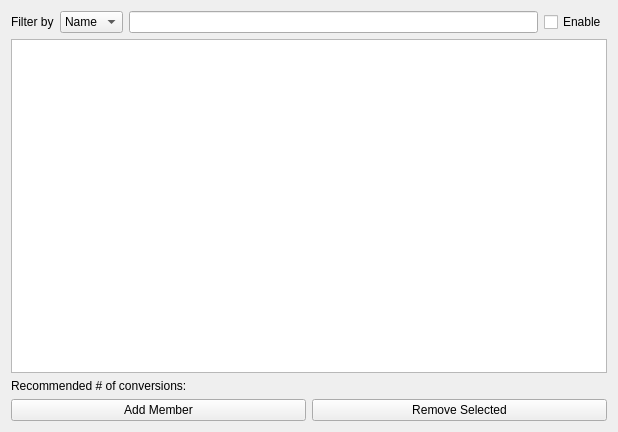
<?xml version="1.0" encoding="UTF-8"?>
<ui version="4.0">
 <class>MembersWidget</class>
 <widget class="QWidget" name="MembersWidget">
  <property name="geometry">
   <rect>
    <x>0</x>
    <y>0</y>
    <width>618</width>
    <height>432</height>
   </rect>
  </property>
  <property name="windowTitle">
   <string>Form</string>
  </property>
  <layout class="QGridLayout" name="gridLayout">
   <item row="0" column="0">
    <layout class="QVBoxLayout" name="verticalLayout">
     <item>
      <layout class="QHBoxLayout" name="horizontalLayout_2">
       <item>
        <widget class="QLabel" name="labelFilter">
         <property name="text">
          <string>Filter by</string>
         </property>
        </widget>
       </item>
       <item>
        <widget class="QComboBox" name="comboBoxFilter">
         <item>
          <property name="text">
           <string>Name</string>
          </property>
         </item>
         <item>
          <property name="text">
           <string>ID</string>
          </property>
         </item>
        </widget>
       </item>
       <item>
        <widget class="QLineEdit" name="lineEditFilter"/>
       </item>
       <item>
        <widget class="QCheckBox" name="checkBoxFilter">
         <property name="text">
          <string>Enable</string>
         </property>
        </widget>
       </item>
      </layout>
     </item>
     <item>
      <widget class="QTableView" name="tableViewMembers"/>
     </item>
     <item>
      <widget class="QLabel" name="labelConversions">
       <property name="text">
        <string>Recommended # of conversions: </string>
       </property>
      </widget>
     </item>
     <item>
      <layout class="QHBoxLayout" name="horizontalLayout">
       <item>
        <widget class="QPushButton" name="buttonAddMember">
         <property name="text">
          <string>Add Member</string>
         </property>
        </widget>
       </item>
       <item>
        <widget class="QPushButton" name="buttonRemoveSelected">
         <property name="text">
          <string>Remove Selected</string>
         </property>
        </widget>
       </item>
      </layout>
     </item>
    </layout>
   </item>
  </layout>
 </widget>
 <resources/>
 <connections/>
</ui>
